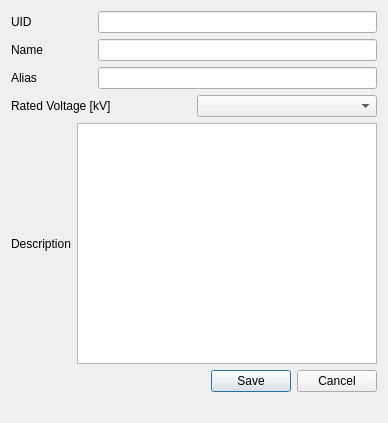
<?xml version="1.0" encoding="UTF-8"?>
<ui version="4.0">
 <class>Busbar</class>
 <widget class="QDialog" name="Busbar">
  <property name="geometry">
   <rect>
    <x>0</x>
    <y>0</y>
    <width>388</width>
    <height>423</height>
   </rect>
  </property>
  <property name="windowTitle">
   <string>Busbar</string>
  </property>
  <layout class="QGridLayout" name="gridLayout">
   <item row="0" column="0">
    <layout class="QVBoxLayout" name="verticalLayout_3">
     <item>
      <layout class="QHBoxLayout" name="horizontalLayout">
       <item>
        <layout class="QVBoxLayout" name="verticalLayout">
         <item>
          <widget class="QLabel" name="labelUid">
           <property name="text">
            <string>UID                  </string>
           </property>
          </widget>
         </item>
         <item>
          <widget class="QLabel" name="labelName">
           <property name="text">
            <string>Name</string>
           </property>
          </widget>
         </item>
         <item>
          <widget class="QLabel" name="label_Alias">
           <property name="text">
            <string>Alias</string>
           </property>
          </widget>
         </item>
        </layout>
       </item>
       <item>
        <layout class="QVBoxLayout" name="verticalLayout_2">
         <item>
          <widget class="QLineEdit" name="lineEditUid"/>
         </item>
         <item>
          <widget class="QLineEdit" name="lineEditName"/>
         </item>
         <item>
          <widget class="QLineEdit" name="lineEditAlias"/>
         </item>
        </layout>
       </item>
      </layout>
     </item>
     <item>
      <layout class="QHBoxLayout" name="horizontalLayout_2">
       <item>
        <widget class="QLabel" name="labelRatedVoltage">
         <property name="text">
          <string>Rated Voltage [kV]</string>
         </property>
        </widget>
       </item>
       <item>
        <widget class="QComboBox" name="comboBoxRatedVoltage"/>
       </item>
      </layout>
     </item>
    </layout>
   </item>
   <item row="1" column="0">
    <layout class="QHBoxLayout" name="horizontalLayout_3">
     <item>
      <widget class="QLabel" name="labelDescription">
       <property name="text">
        <string>Description</string>
       </property>
      </widget>
     </item>
     <item>
      <widget class="QTextEdit" name="textEditDescription"/>
     </item>
    </layout>
   </item>
   <item row="2" column="0">
    <widget class="QDialogButtonBox" name="buttonBox">
     <property name="standardButtons">
      <set>QDialogButtonBox::Cancel|QDialogButtonBox::Save</set>
     </property>
     <property name="centerButtons">
      <bool>false</bool>
     </property>
    </widget>
   </item>
   <item row="3" column="0">
    <widget class="QLabel" name="labelStatus">
     <property name="text">
      <string/>
     </property>
    </widget>
   </item>
  </layout>
 </widget>
 <resources/>
 <connections/>
</ui>
